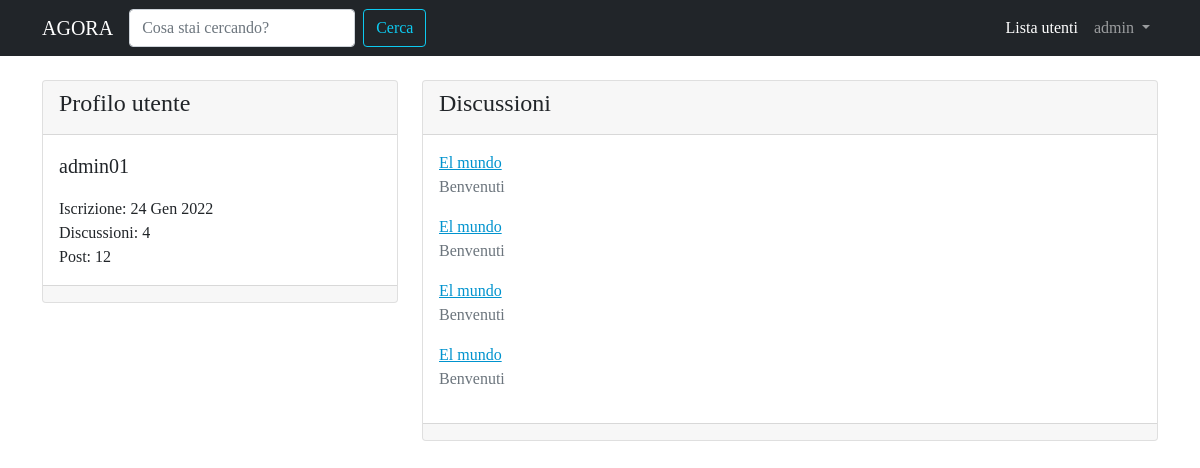
/user/admin01/ (signed in), run on the app's committed database.
### forum/models.py (models this page shows, shortened)
class Discussione(models.Model):
    titolo = models.CharField(max_length=120)
    data_creazione = models.DateTimeField(auto_now_add=True)
    autore_discussione = models.ForeignKey(User, on_delete=models.CASCADE,related_name="discussioni")
    sezione_appartenenza = models.ForeignKey(Sezione, on_delete=models.CASCADE)
    class Meta:
        verbose_name = "Discussione"
        verbose_name_plural= "Discussioni"
    def get_absolute_url(self):
        return reverse("singola_discussione", kwargs={"pk": self.pk})

class Sezione(models.Model):
    nome_sezione = models.CharField(max_length=80)
    descrizione = models.CharField(max_length=150, blank=True, null=True)
    logo_sezione = models.ImageField(blank=True, null=True)
    def __str__(self):
        return self.nome_sezione
    class Meta:
        verbose_name = "Sezione"
        verbose_name_plural = "Sezioni"

### core/views.py (the view)
# urls.py: path('user/<str:username>/', views.user_profile_view , name='user_profile'),
def user_profile_view(request, username):
    user = get_object_or_404(User, username=username)
    discussioni_utente = Discussione.objects.filter(autore_discussione=user).order_by("-pk")
    context = {"user": user, "discussioni_utente":discussioni_utente}
    return render(request, "core/user_profile.html", context)

### core/templates/core/user_profile.html (shortened to what this page needs)
{% extends 'base.html' %}
{% block content %}
<div class="row mt-3">
    <div class="col-4">
        <div class="card my-2">
            <div class="card-header">
                <h4>
                    Profilo utente
                    </h4>
            </div>
            <div class="card-body">
                <p class="lead">{{ user }}</p>
                <p class="mb-0">Iscrizione: {{ user.date_joined|date:"d M Y" }}</p>
                <p class="mb-0">Discussioni: {{ user.discussioni.count }}</p>
                <p class="mb-0">Post: {{ user.posts.count }}</p>
            </div>
            <div class="card-footer"></div>
        </div>
    </div>
    <div class="col-8">
        <div class="card my-2">
            <div class="card-header">
                <h4>Discussioni</h4>
            </div>
            <div class="card-body">
                {% for discussione in discussioni_utente  %}
                    <a href="{{ discussione.get_absolute_url }}">{{ discussione.titolo }}</a>
                    <p class="text-muted">{{ discussione.sezione_appartenenza }}</p>
                 {% empty %}
                 {% if request.user != user %}
                 <p>{{ user }} non ha creato alcuna discussione!</p>
                {% else %}
                 <p>Non hai creato alcuna discussione! Inizia Subito!</p>
                {% endif %}
                {% endfor %}
            </div>
            <div class="card-footer"></div>
        </div>
    </div>
</div>
{% endblock content %}

### templates/base.html (shortened to what this page needs)
{% load static %}
<!doctype html>
<html lang="en">
  <head>
    <link href="https://cdn.jsdelivr.net/npm/bootstrap@5.1.3/dist/css/bootstrap.min.css" rel="stylesheet">
    <link rel="stylesheet" href="{% static 'css/agora.css' %}">
  </head>
  <body>
    <nav class="navbar navbar-expand-lg navbar-dark bg-dark">
        <div class="container">
          <a class="navbar-brand" href="/">AGORA</a>
          <form class="d-flex" action="{% url 'funzione_cerca' %}">
            <input name="q"  class="form-control me-2" type="search" placeholder="Cosa stai cercando?" aria-label="Search">
            <button class="btn btn-outline-info" type="submit">Cerca</button>
          </form>
          <div class="collapse navbar-collapse" id="navbarSupportedContent">
            <ul class="navbar-nav ms-auto mb-2 mb-lg-0">
              <li class="nav-item">
                <a class="nav-link active" aria-current="page" href="{% url 'users_list' %}">Lista utenti</a>
              </li>
              {% if request.user.is_authenticated %}
              <li class="nav-item dropdown">
                <a class="nav-link dropdown-toggle" href="#" id="navbarDropdown" role="button" data-bs-toggle="dropdown" aria-expanded="false">
                  {{ request.user.username }}
                </a>
              {% endif %}
          </div>
        </div>
      </nav>
      <section class="container">
        {% block content %}
        {% endblock content %}
      </section>
  </body>
</html>

### static-storage/css/agora.css (style rules this page uses)
body { font-family: 'Slabo 27px',serif; }
a, a:hover { color: rgb(0, 147, 206); }

### data on the page
Discussione: titolo "El mundo", sezione_appartenenza "Benvenuti"
Discussione: titolo "El mundo", sezione_appartenenza "Benvenuti"
Discussione: titolo "El mundo", sezione_appartenenza "Benvenuti"
Discussione: titolo "El mundo", sezione_appartenenza "Benvenuti"

### other printed values
{{ request.user.username }} "admin"
{{ user }} "admin01"
{{ user.date_joined|date:"d M Y" }} "24 Gen 2022"
{{ user.discussioni.count }} "4"
{{ user.posts.count }} "12"
